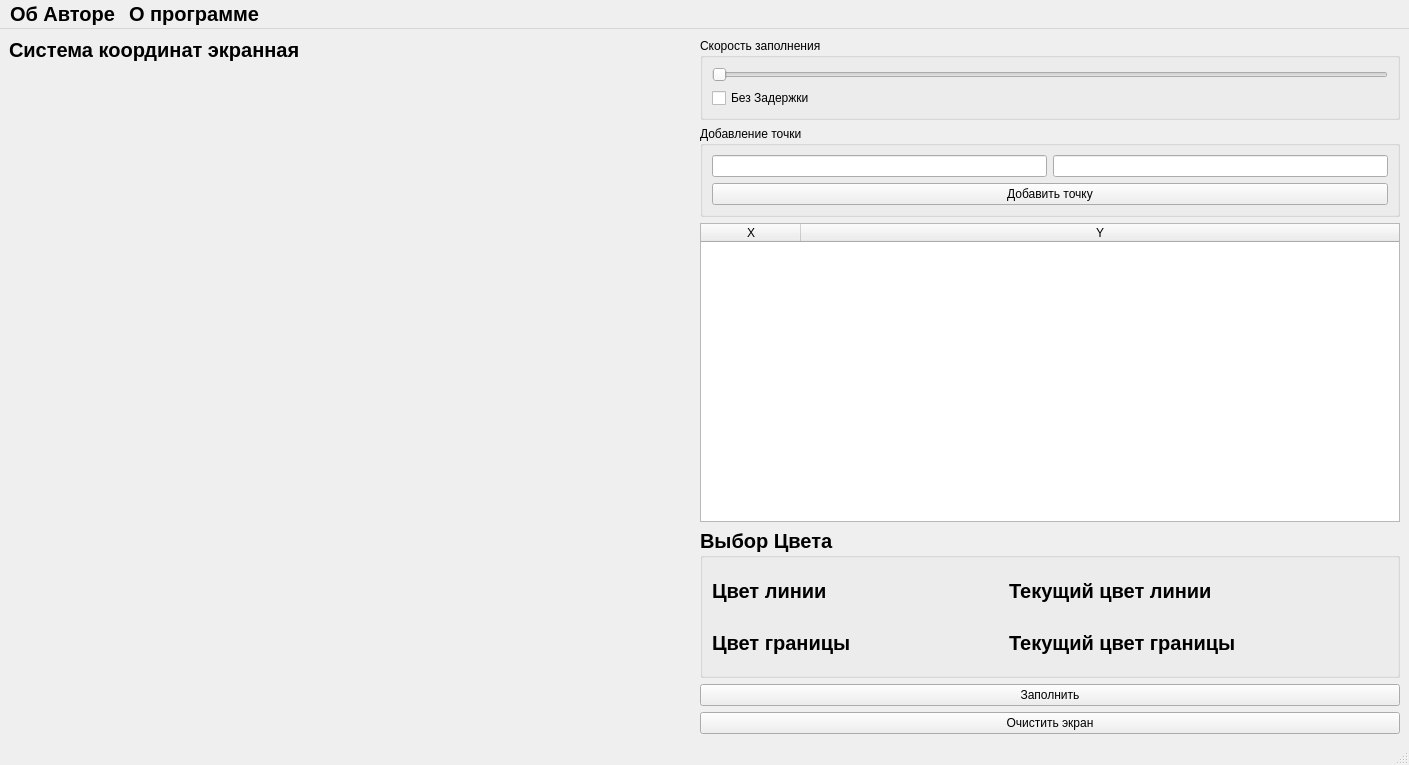
<?xml version="1.0" encoding="UTF-8"?>
<ui version="4.0">
 <class>MainWindow</class>
 <widget class="QMainWindow" name="MainWindow">
  <property name="geometry">
   <rect>
    <x>0</x>
    <y>0</y>
    <width>1409</width>
    <height>765</height>
   </rect>
  </property>
  <property name="sizePolicy">
   <sizepolicy hsizetype="Preferred" vsizetype="Preferred">
    <horstretch>0</horstretch>
    <verstretch>0</verstretch>
   </sizepolicy>
  </property>
  <property name="windowTitle">
   <string>MainWindow</string>
  </property>
  <widget class="QWidget" name="centralwidget">
   <layout class="QHBoxLayout" name="horizontalLayout_2" stretch="4,0">
    <item>
     <layout class="QVBoxLayout" name="verticalLayout_2">
      <item>
       <widget class="QLabel" name="label_2">
        <property name="sizePolicy">
         <sizepolicy hsizetype="Preferred" vsizetype="Maximum">
          <horstretch>0</horstretch>
          <verstretch>0</verstretch>
         </sizepolicy>
        </property>
        <property name="font">
         <font>
          <pointsize>15</pointsize>
          <weight>75</weight>
          <bold>true</bold>
         </font>
        </property>
        <property name="text">
         <string>Система координат экранная</string>
        </property>
       </widget>
      </item>
      <item>
       <widget class="Canvas" name="canvas" native="true">
        <property name="sizePolicy">
         <sizepolicy hsizetype="Preferred" vsizetype="Preferred">
          <horstretch>0</horstretch>
          <verstretch>0</verstretch>
         </sizepolicy>
        </property>
        <property name="font">
         <font>
          <pointsize>15</pointsize>
          <weight>75</weight>
          <bold>true</bold>
         </font>
        </property>
       </widget>
      </item>
     </layout>
    </item>
    <item>
     <layout class="QVBoxLayout" name="verticalLayout">
      <item>
       <widget class="QGroupBox" name="groupBox">
        <property name="sizePolicy">
         <sizepolicy hsizetype="Preferred" vsizetype="Preferred">
          <horstretch>0</horstretch>
          <verstretch>0</verstretch>
         </sizepolicy>
        </property>
        <property name="title">
         <string>Скорость заполнения</string>
        </property>
        <layout class="QVBoxLayout" name="verticalLayout_3">
         <item>
          <widget class="QSlider" name="horizontalSlider">
           <property name="orientation">
            <enum>Qt::Horizontal</enum>
           </property>
          </widget>
         </item>
         <item>
          <widget class="QCheckBox" name="checkBox">
           <property name="text">
            <string>Без Задержки</string>
           </property>
          </widget>
         </item>
        </layout>
       </widget>
      </item>
      <item>
       <widget class="QGroupBox" name="groupBox_2">
        <property name="sizePolicy">
         <sizepolicy hsizetype="Preferred" vsizetype="Preferred">
          <horstretch>0</horstretch>
          <verstretch>0</verstretch>
         </sizepolicy>
        </property>
        <property name="title">
         <string>Добавление точки</string>
        </property>
        <layout class="QGridLayout" name="gridLayout">
         <item row="0" column="0">
          <widget class="QLineEdit" name="lineEdit"/>
         </item>
         <item row="0" column="1">
          <widget class="QLineEdit" name="lineEdit_2"/>
         </item>
         <item row="1" column="0" colspan="2">
          <widget class="QPushButton" name="pushButton_3">
           <property name="text">
            <string>Добавить точку</string>
           </property>
          </widget>
         </item>
        </layout>
       </widget>
      </item>
      <item>
       <widget class="CoordTable" name="tableWidget">
        <property name="sizePolicy">
         <sizepolicy hsizetype="Expanding" vsizetype="Expanding">
          <horstretch>0</horstretch>
          <verstretch>0</verstretch>
         </sizepolicy>
        </property>
        <attribute name="horizontalHeaderStretchLastSection">
         <bool>true</bool>
        </attribute>
        <column>
         <property name="text">
          <string>X</string>
         </property>
        </column>
        <column>
         <property name="text">
          <string>Y</string>
         </property>
        </column>
       </widget>
      </item>
      <item>
       <widget class="QGroupBox" name="groupColorPick">
        <property name="sizePolicy">
         <sizepolicy hsizetype="Preferred" vsizetype="Fixed">
          <horstretch>0</horstretch>
          <verstretch>0</verstretch>
         </sizepolicy>
        </property>
        <property name="minimumSize">
         <size>
          <width>700</width>
          <height>150</height>
         </size>
        </property>
        <property name="font">
         <font>
          <pointsize>15</pointsize>
          <weight>75</weight>
          <bold>true</bold>
         </font>
        </property>
        <property name="title">
         <string>Выбор Цвета</string>
        </property>
        <layout class="QGridLayout" name="gridLayout_2">
         <item row="0" column="3">
          <widget class="ColorViewer" name="widgetLineCol" native="true">
           <property name="sizePolicy">
            <sizepolicy hsizetype="Preferred" vsizetype="Preferred">
             <horstretch>0</horstretch>
             <verstretch>0</verstretch>
            </sizepolicy>
           </property>
           <property name="font">
            <font>
             <pointsize>15</pointsize>
             <weight>75</weight>
             <bold>true</bold>
            </font>
           </property>
          </widget>
         </item>
         <item row="1" column="3">
          <widget class="ColorViewer" name="widgetBackCol" native="true">
           <property name="sizePolicy">
            <sizepolicy hsizetype="Preferred" vsizetype="Preferred">
             <horstretch>0</horstretch>
             <verstretch>0</verstretch>
            </sizepolicy>
           </property>
           <property name="font">
            <font>
             <pointsize>15</pointsize>
             <weight>75</weight>
             <bold>true</bold>
            </font>
           </property>
          </widget>
         </item>
         <item row="1" column="0">
          <widget class="QLabel" name="labelBackPick">
           <property name="sizePolicy">
            <sizepolicy hsizetype="Fixed" vsizetype="Preferred">
             <horstretch>0</horstretch>
             <verstretch>0</verstretch>
            </sizepolicy>
           </property>
           <property name="font">
            <font>
             <pointsize>15</pointsize>
             <weight>75</weight>
             <bold>true</bold>
            </font>
           </property>
           <property name="text">
            <string>Цвет границы</string>
           </property>
          </widget>
         </item>
         <item row="0" column="2">
          <widget class="QLabel" name="labelLineCol">
           <property name="sizePolicy">
            <sizepolicy hsizetype="Fixed" vsizetype="Preferred">
             <horstretch>0</horstretch>
             <verstretch>0</verstretch>
            </sizepolicy>
           </property>
           <property name="font">
            <font>
             <pointsize>15</pointsize>
             <weight>75</weight>
             <bold>true</bold>
            </font>
           </property>
           <property name="text">
            <string>Текущий цвет линии</string>
           </property>
          </widget>
         </item>
         <item row="1" column="2">
          <widget class="QLabel" name="labelBackCol">
           <property name="sizePolicy">
            <sizepolicy hsizetype="Fixed" vsizetype="Preferred">
             <horstretch>0</horstretch>
             <verstretch>0</verstretch>
            </sizepolicy>
           </property>
           <property name="font">
            <font>
             <pointsize>15</pointsize>
             <weight>75</weight>
             <bold>true</bold>
            </font>
           </property>
           <property name="text">
            <string>Текущий цвет границы</string>
           </property>
          </widget>
         </item>
         <item row="0" column="0">
          <widget class="QLabel" name="labelLinePick">
           <property name="sizePolicy">
            <sizepolicy hsizetype="Fixed" vsizetype="Preferred">
             <horstretch>0</horstretch>
             <verstretch>0</verstretch>
            </sizepolicy>
           </property>
           <property name="maximumSize">
            <size>
             <width>16777215</width>
             <height>16777215</height>
            </size>
           </property>
           <property name="font">
            <font>
             <pointsize>15</pointsize>
             <weight>75</weight>
             <bold>true</bold>
            </font>
           </property>
           <property name="text">
            <string>Цвет линии</string>
           </property>
          </widget>
         </item>
         <item row="0" column="1">
          <widget class="ColorPicker" name="widgetLinePick" native="true">
           <property name="sizePolicy">
            <sizepolicy hsizetype="Preferred" vsizetype="Preferred">
             <horstretch>0</horstretch>
             <verstretch>0</verstretch>
            </sizepolicy>
           </property>
           <property name="font">
            <font>
             <pointsize>15</pointsize>
             <weight>75</weight>
             <bold>true</bold>
            </font>
           </property>
          </widget>
         </item>
         <item row="1" column="1">
          <widget class="ColorPicker" name="widgetBackPick" native="true">
           <property name="sizePolicy">
            <sizepolicy hsizetype="Preferred" vsizetype="Preferred">
             <horstretch>0</horstretch>
             <verstretch>0</verstretch>
            </sizepolicy>
           </property>
           <property name="font">
            <font>
             <pointsize>15</pointsize>
             <weight>75</weight>
             <bold>true</bold>
            </font>
           </property>
          </widget>
         </item>
        </layout>
        <zorder>labelBackCol</zorder>
        <zorder>labelLinePick</zorder>
        <zorder>labelLineCol</zorder>
        <zorder>widgetBackPick</zorder>
        <zorder>labelBackPick</zorder>
        <zorder>widgetLinePick</zorder>
        <zorder>widgetLineCol</zorder>
        <zorder>widgetBackCol</zorder>
       </widget>
      </item>
      <item>
       <widget class="QPushButton" name="pushButton">
        <property name="text">
         <string>Заполнить</string>
        </property>
       </widget>
      </item>
      <item>
       <widget class="QPushButton" name="pushButton_2">
        <property name="text">
         <string>Очистить экран</string>
        </property>
       </widget>
      </item>
     </layout>
    </item>
   </layout>
  </widget>
  <widget class="QMenuBar" name="menubar">
   <property name="geometry">
    <rect>
     <x>0</x>
     <y>0</y>
     <width>1409</width>
     <height>40</height>
    </rect>
   </property>
   <property name="font">
    <font>
     <pointsize>15</pointsize>
     <weight>75</weight>
     <bold>true</bold>
    </font>
   </property>
   <widget class="QMenu" name="menu">
    <property name="font">
     <font>
      <pointsize>15</pointsize>
      <weight>75</weight>
      <bold>true</bold>
     </font>
    </property>
    <property name="title">
     <string>Об Авторе</string>
    </property>
    <addaction name="action_7_41"/>
   </widget>
   <widget class="QMenu" name="menu_2">
    <property name="title">
     <string>О программе</string>
    </property>
    <addaction name="action"/>
   </widget>
   <addaction name="menu"/>
   <addaction name="menu_2"/>
  </widget>
  <widget class="QStatusBar" name="statusbar"/>
  <action name="action_7_41">
   <property name="text">
    <string>Рыжкин Алексей ИУ7-41Б</string>
   </property>
  </action>
  <action name="action">
   <property name="text">
    <string>Задание</string>
   </property>
   <property name="font">
    <font>
     <pointsize>15</pointsize>
     <weight>75</weight>
     <bold>true</bold>
    </font>
   </property>
  </action>
 </widget>
 <customwidgets>
  <customwidget>
   <class>ColorPicker</class>
   <extends>QWidget</extends>
   <header>ColorPicker</header>
   <container>1</container>
  </customwidget>
  <customwidget>
   <class>ColorViewer</class>
   <extends>QWidget</extends>
   <header>ColorViewer</header>
   <container>1</container>
  </customwidget>
  <customwidget>
   <class>Canvas</class>
   <extends>QWidget</extends>
   <header>Canvas</header>
   <container>1</container>
  </customwidget>
  <customwidget>
   <class>CoordTable</class>
   <extends>QTableWidget</extends>
   <header>CoordTable</header>
  </customwidget>
 </customwidgets>
 <resources/>
 <connections/>
</ui>
